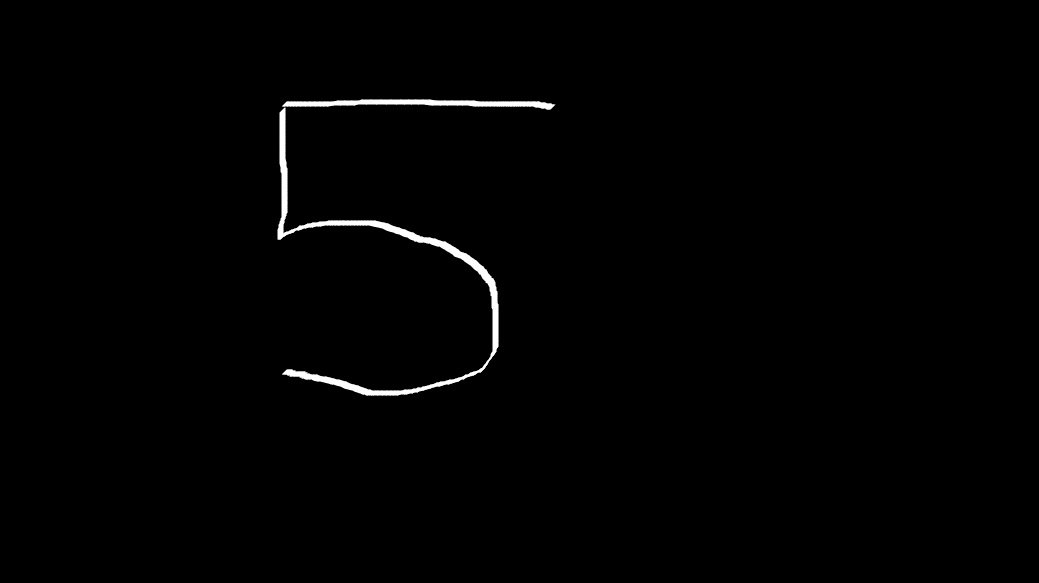
#> input picture DIGIT_r.jpg, 1039 x 583 px
$ jupyter execute --allow-errors bk_randomforest-handwrittendigits.ipynb   (shell and % lines are left out)
#> lines starting #> are read from the running program, lines starting #| are printed output that depends on the picture
[cell 1]
import matplotlib.pyplot as plt
from sklearn import datasets, metrics
from sklearn.ensemble import RandomForestClassifier

[cell 2]
digits = datasets.load_digits()

[cell 3]
print (digits.target)

[cell 4]
digits.images[1]

[cell 5]
plt.gray()
plt.matshow(digits.images[6])
plt.show()
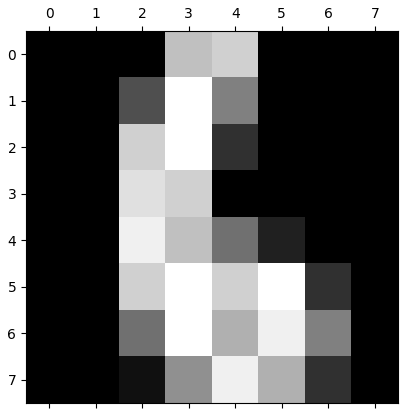
#> figure drawn by matplotlib, 1 panel
#Zero is the digit

[cell 6]
digits.images.shape

[cell 7]
images_and_labels = list(zip(digits.images, digits.target))
for index, (image, label) in enumerate(images_and_labels[:8]):
    plt.subplot(2, 4, index + 1)
    plt.axis('off')
    plt.imshow(image,interpolation='nearest')
    plt.title('Training: %i' % label)
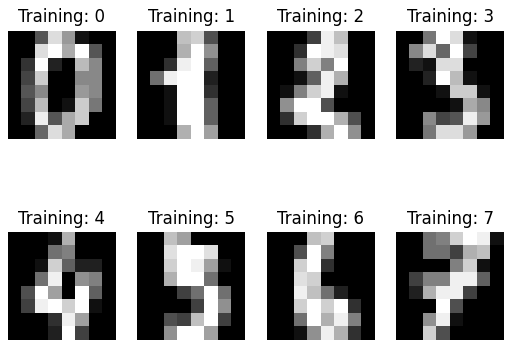
#> figure drawn by matplotlib, 8 panels

[cell 8]
n_samples = len(digits.images)

[cell 9]
print (n_samples)

[cell 10]
data = digits.images.reshape((n_samples, -1))

[cell 11]
data.shape

[cell 12]
# Create a classifier: a random forest classifier
classifier = RandomForestClassifier(n_estimators=30, criterion='entropy')

# We learn the digits on the first half of the digits
classifier.fit(data[:n_samples // 2], digits.target[:n_samples // 2])

[cell 13]
# Now predict the value of the digit on the second half:
expected = digits.target[n_samples // 2:]
predicted = classifier.predict(data[n_samples // 2:])
predicted

[cell 14]
classifier.score(data[n_samples // 2:], expected)

[cell 15]
print("Confusion matrix:\n%s" % metrics.confusion_matrix(expected, predicted))

[cell 16]
from PIL import Image

[cell 17]
from skimage import io
img = io.imread(r'DIGIT_r.jpg', as_gray=True)
#> img is the input picture: shape (583, 1039) float64; min 0, max 1, mean 0.00843

[cell 18]
plt.gray()
plt.matshow(img)
plt.show()

#> (a cell that did not finish here is left out)

[cell 20]
print (img.shape)
#| (583, 1039)
data_digit = img.reshape((1, -1))
print (data_digit.shape)
#| (1, 605737)
